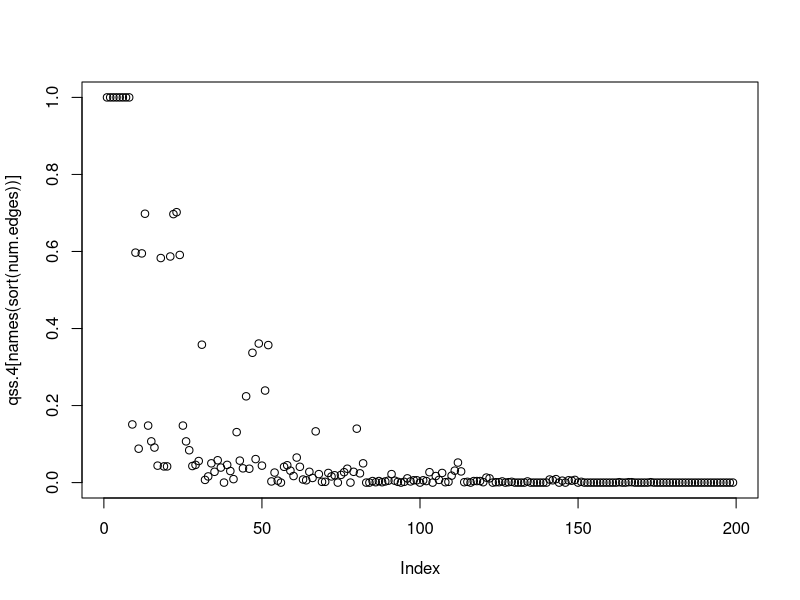

Reproduce this figure in R. (Note: this script raises an error after producing the figure.)
# Motif Dictionary
fournode <- list(
  id14 = matrix(c(2,1,3,1,4,1), ncol = 2, byrow = T),
  id28 = matrix(c(3,1,4,1,1,2), ncol = 2, byrow = T),
  id30 = matrix(c(3,1,4,1,1,2,2,1), ncol = 2, byrow = T),
  id74 = matrix(c(2,1,3,2,4,1), ncol = 2, byrow = T),
  id76 = matrix(c(3,1,3,2,4,1), ncol = 2, byrow = T),
  id78 = matrix(c(2,1,3,1,4,1,3,2), ncol = 2, byrow = T),
  id90 = matrix(c(2,1,1,2,3,2,4,1), ncol = 2, byrow = T),
  id92 = matrix(c(1,2,3,1,3,2,4,1), ncol = 2, byrow = T), 
  id94 = matrix(c(1,2,2,1,4,1,3,1,3,2), ncol = 2, byrow = T),
  id204 = matrix(c(3,1,3,2,4,1,4,2), ncol = 2, byrow = T),
  id206 = matrix(c(2,1,3,1,4,1,3,2,4,2), ncol = 2, byrow = T),
  id222 = matrix(c(2,1,3,1,4,1,3,2,4,2,1,2), ncol = 2, byrow = T),
  id280 = matrix(c(1,2,1,3,4,1), ncol = 2, byrow = T),
  id282 = matrix(c(1,2,1,3,4,1,2,1), ncol = 2, byrow = T),
  id286 = matrix(c(1,2,1,3,4,1,2,1,3,1), ncol = 2, byrow = T),
  id328 = matrix(c(1,3,4,1,3,2), ncol = 2, byrow = T),
  id330 = matrix(c(2,1,1,3,4,1,3,2), ncol = 2, byrow = T),
  id332 = matrix(c(4,1,3,2,3,1,1,3), ncol = 2, byrow = T),
  id334 = matrix(c(4,1,3,2,3,1,1,3,2,1), ncol = 2, byrow = T),
  id344 = matrix(c(4,1,3,2,3,1,1,3,1,2), ncol = 2, byrow = T),
  id346 = matrix(c(2,1,1,3,4,1,3,2,1,2), ncol = 2, byrow = T),
  id348 = matrix(c(4,1,3,2,3,1,1,3,1,2), ncol = 2, byrow = T),
  id350 = matrix(c(4,1,3,2,3,1,1,3,2,1,1,2), ncol = 2, byrow = T),
  id390 = matrix(c(2,1,1,3,3,1,4,2), ncol = 2, byrow = T),
  id392 = matrix(c(1,3,4,1,4,2), ncol = 2, byrow = T),
  id394 = matrix(c(2,1,1,3,4,1,4,2), ncol = 2, byrow = T),
  id396 = matrix(c(3,1,1,3,4,1,4,2), ncol = 2, byrow = T),
  id398 = matrix(c(2,1,1,3,3,1,4,2,4,1), ncol = 2, byrow = T),
  id404 = matrix(c(1,3,3,1,1,2,4,2), ncol = 2, byrow = T),
  id406 = matrix(c(1,3,3,1,1,2,2,1,4,2), ncol = 2, byrow = T),
  id408 = matrix(c(1,3,2,1,4,1,4,2), ncol = 2, byrow = T),
  id410 = matrix(c(2,1,1,3,4,2,4,1,1,2), ncol = 2, byrow = T),
  id412 = matrix(c(1,2,3,1,1,3,4,1,4,2), ncol = 2, byrow = T),
  id414 = matrix(c(1,2,3,1,1,3,4,1,4,2,2,1), ncol = 2, byrow = T),
  id454 = matrix(c(2,1,1,3,3,1,3,2,4,2), ncol = 2, byrow = T),
  id456 = matrix(c(1,3,4,1,2,3,4,2), ncol = 2, byrow = T),
  id458 = matrix(c(1,3,2,1,4,1,4,2,3,2), ncol = 2, byrow = T),
  id460 = matrix(c(1,3,3,1,4,1,4,2,3,2), ncol = 2, byrow = T),
  id462 = matrix(c(2,1,1,3,3,1,3,2,4,1,4,2), ncol = 2, byrow = T),
  id468 = matrix(c(1,2,1,3,3,1,3,2,4,2), ncol = 2, byrow = T),
  id470 = matrix(c(1,3,3,1,1,2,2,1,3,2,4,1,4,2), ncol = 2, byrow = T),
  id472 = matrix(c(1,3,1,2,4,1,4,2,3,2), ncol = 2, byrow = T),
  id474 = matrix(c(1,3,1,2,2,1,3,2,4,1,4,2), ncol = 2, byrow = T),
  id476 = matrix(c(1,3,3,1,1,2,3,2,4,1,4,2), ncol = 2, byrow = T),
  id478 = matrix(c(1,3,3,1,1,2,2,1,3,2,4,1,4,2), ncol = 2, byrow = T),
  id856 = matrix(c(1,3,1,2,2,3,3,2,4,1), ncol = 2, byrow = T),
  id858 = matrix(c(1,3,1,2,2,1,2,3,3,2,4,1), ncol = 2, byrow = T),
  id862 = matrix(c(1,3,3,1,1,2,2,1,2,3,3,2,4,1), ncol = 2, byrow = T),
  id904 = matrix(c(1,3,2,3,4,1,4,2), ncol = 2, byrow = T),
  id906 = matrix(c(1,3,2,1,2,3,4,1,4,2), ncol = 2, byrow = T),
  id908 = matrix(c(1,3,3,1,4,1,4,2,2,3), ncol = 2, byrow = T),
  id910 = matrix(c(1,3,3,1,2,1,2,3,4,1,4,2), ncol = 2, byrow = T),
  id922 = matrix(c(1,3,1,2,2,1,2,3,4,1,4,2), ncol = 2, byrow = T),
  id924 = matrix(c(1,3,3,1,1,2,2,3,4,1,4,2), ncol = 2, byrow = T),
  id926 = matrix(c(1,3,3,1,1,2,2,1,4,1,4,2,2,3), ncol = 2, byrow = T),
  id972 = matrix(c(1,3,3,1,2,3,3,2,4,1,4,2), ncol = 2, byrow = T),
  id974 = matrix(c(1,3,3,1,2,1,2,3,3,2,4,1,4,2), ncol = 2, byrow = T),
  id990 = matrix(c(1,3,3,1,1,2,2,1,2,3,3,2,4,1,4,2), ncol = 2, byrow = T),
  id2184 = matrix(c(4,1,4,2,4,3), ncol = 2, byrow = T),
  id2186 = matrix(c(4,1,4,2,4,3,2,1), ncol = 2, byrow = T),
  id2190 = matrix(c(4,1,4,2,4,3,2,1,3,1), ncol = 2, byrow = T),
  id2202 = matrix(c(1,2,2,1,4,1,4,2,4,3), ncol = 2, byrow = T),
  id2204 = matrix(c(3,1,1,2,4,1,4,2,4,3), ncol = 2, byrow = T),
  id2206 = matrix(c(1,2,2,1,3,1,4,1,4,2,4,3), ncol = 2, byrow = T),
  id2252 = matrix(c(3,1,3,2,4,1,4,2,4,3), ncol = 2, byrow = T),
  id2254 = matrix(c(3,1,2,1,3,2,4,1,4,2,4,3), ncol = 2, byrow = T),
  id2270 = matrix(c(1,2,2,1,3,1,3,2,4,1,4,2,4,3), ncol = 2, byrow = T),
  id2458 = matrix(c(1,2,2,1,1,3,4,1,4,2,4,3), ncol = 2, byrow = T),
  id2462 = matrix(c(1,3,3,1,1,2,2,1,4,1,4,2,4,3), ncol = 2, byrow = T),
  id2506 = matrix(c(1,3,2,1,3,2,4,1,4,2,4,3), ncol = 2, byrow = T),
  id2510 = matrix(c(1,3,3,1,2,1,3,2,4,1,4,2,4,3), ncol = 2, byrow = T),
  id2524 = matrix(c(1,2,1,3,3,1,3,2,4,1,4,2,4,3), ncol = 2, byrow = T),
  id2526 = matrix(c(1,2,2,1,1,3,3,1,3,2,4,1,4,2,4,3), ncol = 2, byrow = T),
  id3038 = matrix(c(1,2,2,1,1,3,3,1,3,2,2,3,4,1,4,2,4,3), ncol = 2, byrow = T),
  id4370 = matrix(c(1,3,1,2,2,1,4,1), ncol = 2, byrow = T),
  id4374 = matrix(c(1,3,3,1,1,2,2,1,4,1), ncol = 2, byrow = T),
  id4382 = matrix(c(1,2,2,1,1,3,3,1,1,4,4,1), ncol = 2, byrow = T),
  id4418 = matrix(c(1,3,2,1,1,4,3,2), ncol = 2, byrow = T),
  id4420 = matrix(c(1,3,3,1,3,2,1,4), ncol = 2, byrow = T),
  id4422 = matrix(c(1,3,3,1,3,2,2,1,1,4), ncol = 2, byrow = T),
  id4424 = matrix(c(1,3,3,2,4,1,1,4), ncol = 2, byrow = T),
  id4426 = matrix(c(1,3,2,1,3,2,1,4,4,1), ncol = 2, byrow = T),
  id4428 = matrix(c(1,3,3,1,1,4,4,1,3,2), ncol = 2, byrow = T),
  id4430 = matrix(c(1,3,3,1,2,1,1,4,4,1,3,2), ncol = 2, byrow = T),
  id4434 = matrix(c(3,1,1,2,2,1,1,4,3,2), ncol = 2, byrow = T),
  id4436 = matrix(c(1,3,3,1,1,2,1,4,3,2), ncol = 2, byrow = T),
  id4438 = matrix(c(1,2,2,1,1,3,3,1,3,2,1,4), ncol = 2, byrow = T),
  id4440 = matrix(c(1,3,1,2,1,4,4,1,3,2), ncol = 2, byrow = T),
  id4442 = matrix(c(1,3,1,2,2,1,1,4,4,1,3,2), ncol = 2, byrow = T),
  id4444 = matrix(c(1,3,3,1,1,4,4,1,1,2,3,2), ncol = 2, byrow = T),
  id4446 = matrix(c(1,3,3,1,1,4,4,1,1,2,2,1,3,2), ncol = 2, byrow = T),
  id4546 = matrix(c(1,3,2,1,1,4,4,2,3,2), ncol = 2, byrow = T),
  id4548 = matrix(c(1,3,3,1,1,4,3,2,4,2), ncol = 2, byrow = T),
  id4550 = matrix(c(1,3,3,1,2,1,1,4,3,2,4,2), ncol = 2, byrow = T),
  id4556 = matrix(c(1,3,3,1,1,4,3,2,4,2,4,1), ncol = 2, byrow = T),
  id4558 = matrix(c(1,3,3,1,1,4,4,1,4,2,2,1,3,2), ncol = 2, byrow = T),
  id4562 = matrix(c(1,3,1,2,2,1,3,2,4,2,1,4), ncol = 2, byrow = T),
  id4564 = matrix(c(1,3,3,1,1,2,1,4,3,2,4,2), ncol = 2, byrow = T),
  id4566 = matrix(c(1,3,3,1,1,2,2,1,3,2,4,2,1,4), ncol = 2, byrow = T),
  id4572 = matrix(c(1,3,3,1,1,2,3,2,4,2,1,4,4,1), ncol = 2, byrow = T),
  id4574 = matrix(c(1,2,2,1,1,3,3,1,1,4,4,1,3,2,4,2), ncol = 2, byrow = T),
  id4678 = matrix(c(3,1,2,1,1,4,3,2,2,3), ncol = 2, byrow = T),
  id4682 = matrix(c(2,1,1,4,4,1,2,3,3,2), ncol = 2, byrow = T),
  id4686 = matrix(c(3,1,2,1,1,4,4,1,2,3,3,2), ncol = 2, byrow = T),
  id4692 = matrix(c(3,1,1,2,1,4,2,3,3,2), ncol = 2, byrow = T),
  id4694 = matrix(c(1,2,2,1,1,4,2,3,3,2,3,1), ncol = 2, byrow = T),
  id4698 = matrix(c(1,2,2,1,2,3,3,2,1,4,4,1), ncol = 2, byrow = T),
  id4700 = matrix(c(3,1,1,2,1,4,4,1,2,3,3,2), ncol = 2, byrow = T),
  id4702 = matrix(c(3,1,1,2,2,1,1,4,4,1,2,3,3,2), ncol = 2, byrow = T),
  id4740 = matrix(c(3,1,4,2,1,4,2,3), ncol = 2, byrow = T),
  id4742 = matrix(c(3,1,4,2,1,4,2,3,2,1), ncol = 2, byrow = T),
  id4748 = matrix(c(3,1,4,2,1,4,2,3,4,1), ncol = 2, byrow = T),
  id4750 = matrix(c(3,1,2,1,1,4,4,1,2,3,4,2), ncol = 2, byrow = T),
  id4758 = matrix(c(1,2,2,1,3,1,4,2,2,3,1,4), ncol = 2, byrow = T),
  id4764 = matrix(c(1,2,3,1,2,3,1,4,4,1,4,2), ncol = 2, byrow = T),
  id4766 = matrix(c(1,2,2,1,1,4,4,1,3,1,2,3,4,2), ncol = 2, byrow = T),
  id4812 = matrix(c(3,1,4,2,1,4,4,1,2,3,3,2), ncol = 2, byrow = T),
  id4814 = matrix(c(3,1,4,2,1,4,4,1,2,3,3,2,2,1), ncol = 2, byrow = T),
  id4830 = matrix(c(3,1,4,2,1,4,4,1,2,3,3,2,2,1,1,2), ncol = 2, byrow = T),
  id4946 = matrix(c(1,2,2,1,1,3,1,4,2,3,3,2), ncol = 2, byrow = T),
  id4950 = matrix(c(1,2,2,1,1,3,3,1,2,3,3,2,1,4), ncol = 2, byrow = T),
  id4952 = matrix(c(1,2,1,3,1,4,4,1,2,3,3,2), ncol = 2, byrow = T),
  id4954 = matrix(c(1,2,1,3,1,4,4,1,2,3,3,2,2,1), ncol = 2, byrow = T),
  id4958 = matrix(c(1,2,1,3,1,4,4,1,2,3,3,2,2,1,3,1), ncol = 2, byrow = T),
  id4994 = matrix(c(2,1,1,3,1,4,2,3,4,2), ncol = 2, byrow = T),
  id4998 = matrix(c(2,1,1,3,1,4,2,3,4,2,3,1), ncol = 2, byrow = T),
  id5002 = matrix(c(2,1,1,3,1,4,2,3,4,2,4,1), ncol = 2, byrow = T),
  id5004 = matrix(c(1,3,3,1,1,4,4,1,2,3,4,2), ncol = 2, byrow = T),
  id5006 = matrix(c(1,3,3,1,2,1,1,4,4,1,2,3,4,2), ncol = 2, byrow = T),
  id5010 = matrix(c(1,3,1,2,2,1,1,4,2,3,4,2), ncol = 2, byrow = T),
  id5012 = matrix(c(1,3,3,1,1,2,1,4,2,3,4,2), ncol = 2, byrow = T),
  id5014 = matrix(c(1,3,3,1,1,2,2,1,1,4,2,3,4,2), ncol = 2, byrow = T),
  id5016 = matrix(c(1,3,1,2,1,4,4,1,2,3,4,2), ncol = 2, byrow = T),
  id5018 = matrix(c(1,2,2,1,1,3,1,4,4,1,2,3,4,2), ncol = 2, byrow = T),
  id5020 = matrix(c(1,3,3,1,1,4,4,1,1,2,2,3,4,2), ncol = 2, byrow = T),
  id5022 = matrix(c(1,2,2,1,1,3,3,1,1,4,4,1,2,3,4,2), ncol = 2, byrow = T),
  id5058 = matrix(c(1,3,2,1,1,4,2,3,3,2,4,2), ncol = 2, byrow = T),
  id5062 = matrix(c(1,3,3,1,2,1,1,4,2,3,3,2,4,2), ncol = 2, byrow = T),
  id5064 = matrix(c(1,3,1,4,2,3,3,2,4,1,4,2), ncol = 2, byrow = T),
  id5066 = matrix(c(1,3,1,4,4,1,2,3,3,2,2,1,4,2), ncol = 2, byrow = T),
  id5068 = matrix(c(1,3,3,1,1,4,4,1,2,3,3,2,4,2), ncol = 2, byrow = T),
  id5070 = matrix(c(1,3,3,1,1,4,4,1,2,3,3,2,4,2,2,1), ncol = 2, byrow = T),
  id5074 = matrix(c(1,3,1,4,4,1,2,3,3,2,4,2,2,1,1,2), ncol = 2, byrow = T),
  id5076 = matrix(c(1,3,3,1,2,3,3,2,1,4,1,2,4,2), ncol = 2, byrow = T),
  id5078 = matrix(c(1,3,3,1,1,2,2,1,2,3,3,2,4,2,1,4), ncol = 2, byrow = T),
  id5080 = matrix(c(1,3,1,2,2,3,3,2,4,2,1,4,4,1), ncol = 2, byrow = T),
  id5082 = matrix(c(1,3,1,2,2,3,3,2,4,2,1,4,4,1,2,1), ncol = 2, byrow = T),
  id5084 = matrix(c(1,3,1,2,2,3,3,2,4,2,1,4,4,1,3,1), ncol = 2, byrow = T),
  is5086 = matrix(c(1,3,3,1,1,2,2,1,2,3,3,2,4,2,1,4,4,1), ncol = 2, byrow = T),
  id6342 = matrix(c(2,1,3,1,1,4,3,2,4,3,4,2), ncol = 2, byrow = T),
  id6348 = matrix(c(3,1,3,2,1,4,4,1,4,3,4,2), ncol = 2, byrow = T),
  id6350 = matrix(c(2,1,1,4,4,1,4,2,4,3,3,2,3,1), ncol = 2, byrow = T),
  id6356 = matrix(c(1,2,1,4,4,2,4,3,3,2,3,1), ncol = 2, byrow = T),
  id6358 = matrix(c(1,2,2,1,1,4,4,2,4,3,3,2,3,1), ncol = 2, byrow = T),
  id6364 = matrix(c(1,2,1,4,4,2,4,3,3,2,3,1,4,1), ncol = 2, byrow = T),
  id6366 = matrix(c(1,2,1,4,4,2,4,3,3,2,3,1,4,1,2,1), ncol = 2, byrow = T),
  id6550 = matrix(c(1,3,3,1,1,2,2,1,1,4,4,3,4,2), ncol = 2, byrow = T),
  id6552 = matrix(c(1,3,1,2,1,4,4,1,4,2,4,3), ncol = 2, byrow = T),
  id6554 = matrix(c(1,3,1,2,1,4,4,1,4,2,4,3,2,1), ncol = 2, byrow = T),
  id6558 = matrix(c(1,3,1,2,1,4,4,1,4,2,4,3,2,1,3,1), ncol = 2, byrow = T),
  id6598 = matrix(c(1,3,3,1,2,1,1,4,3,2,4,3,4,2), ncol = 2, byrow = T),
  id6602 = matrix(c(1,3,2,1,1,4,4,1,3,2,4,3,4,2), ncol = 2, byrow = T),
  id6604 = matrix(c(1,3,3,1,1,4,4,1,3,2,4,3,4,2), ncol = 2, byrow = T),
  id6606 = matrix(c(1,3,3,1,1,4,4,1,2,1,3,2,4,3,4,2), ncol = 2, byrow = T),
  id6614 = matrix(c(1,3,3,1,1,2,2,1,3,2,1,4,4,2,4,3), ncol = 2, byrow = T),
  id6616 = matrix(c(1,3,1,2,1,4,4,1,3,2,4,2,4,3), ncol = 2, byrow = T),
  id6618 = matrix(c(1,2,2,1,1,3,1,4,4,1,3,2,4,2,4,3), ncol = 2, byrow = T),
  id6620 = matrix(c(1,3,3,1,1,2,1,4,4,1,3,2,4,2,4,3), ncol = 2, byrow = T),
  id6622 = matrix(c(1,2,2,1,1,3,3,1,1,4,4,1,4,2,4,3), ncol = 2, byrow = T),
  id6854 = matrix(c(3,1,2,1,1,4,2,3,3,2,4,2,4,3), ncol = 2, byrow = T),
  id6858 = matrix(c(2,1,2,3,3,2,1,4,4,1,4,2,4,3), ncol = 2, byrow = T),
  id6862 = matrix(c(3,1,2,1,1,4,4,1,2,3,3,2,4,2,4,3), ncol = 2, byrow = T),
  id6870 = matrix(c(1,2,2,1,3,1,1,4,2,3,3,2,4,2,4,3), ncol = 2, byrow = T),
  id6874 = matrix(c(1,2,2,1,1,4,4,1,2,3,3,2,4,2,4,3), ncol = 2, byrow = T),
  id6876 = matrix(c(1,2,3,1,1,4,4,1,2,3,3,2,4,2,4,3), ncol = 2, byrow = T),
  id6878 = matrix(c(3,1,1,2,2,1,1,4,4,1,2,3,3,2,4,2,4,3), ncol = 2, byrow = T),
  id7126 = matrix(c(1,3,3,1,1,2,2,1,2,3,3,2,1,4,4,2,4,3), ncol = 2, byrow = T),
  id7128 = matrix(c(1,3,1,2,1,4,4,1,2,3,3,2,4,2,4,3), ncol = 2, byrow = T),
  id7130 = matrix(c(1,2,2,1,1,3,1,4,4,1,2,3,3,2,4,2,4,3), ncol = 2, byrow = T),
  id7134 = matrix(c(1,2,2,1,1,3,3,1,1,4,4,1,2,3,3,2,4,2,4,3), ncol = 2, byrow = T),
  id13142 = matrix(c(1,2,2,1,1,3,3,1,2,3,3,2,1,4,2,4), ncol = 2, byrow = T),
  id13146 = matrix(c(1,2,2,1,1,3,1,4,4,1,2,3,3,2,2,4), ncol = 2, byrow = T),
  id13148 = matrix(c(1,3,3,1,1,2,2,4,1,4,4,1,2,3,3,2), ncol = 2, byrow = T),
  id13150 = matrix(c(1,3,3,1,1,2,2,1,1,4,4,1,2,3,3,2,2,4), ncol = 2, byrow = T),
  id13260 = matrix(c(1,3,3,1,2,4,4,2,1,4,4,1,2,3,3,2), ncol = 2, byrow = T),
  id13262 = matrix(c(1,3,3,1,2,4,4,2,1,4,4,1,2,3,3,2,2,1), ncol = 2, byrow = T),
  id13278 = matrix(c(1,3,3,1,2,4,4,2,1,4,4,1,2,3,3,2,1,2,2,1), ncol = 2, byrow = T),
  id14678 = matrix(c(1,3,3,1,2,4,1,4,3,2,1,2,2,1,4,3), ncol = 2, byrow = T),
  id14686 = matrix(c(1,2,2,1,1,3,3,1,1,4,4,1,3,2,2,4,4,3), ncol = 2, byrow = T),
  id14790 = matrix(c(1,3,3,1,2,1,1,4,3,2,2,4,4,2,4,3), ncol = 2, byrow = T),
  id14798 = matrix(c(1,3,3,1,1,4,4,1,3,2,2,1,2,4,4,2,4,3), ncol = 2, byrow = T),
  id14810 = matrix(c(1,2,2,1,1,3,1,4,4,1,3,2,2,4,4,2,4,3), ncol = 2, byrow = T),
  id14812 = matrix(c(1,3,3,1,1,2,1,4,4,1,3,2,4,3,4,2,2,4), ncol = 2, byrow = T),
  id14814 = matrix(c(1,3,3,1,1,2,1,4,4,1,3,2,4,3,4,2,2,4,2,1), ncol = 2, byrow = T),
  id15258 = matrix(c(1,3,1,4,4,1,1,2,2,1,2,3,2,4,4,2,4,3), ncol = 2, byrow = T),
  id15262 = matrix(c(1,3,3,1,1,4,4,1,1,2,2,1,2,3,2,4,4,2,4,3), ncol = 2, byrow = T),
  id15310 = matrix(c(1,3,3,1,2,1,1,4,4,1,2,3,3,2,4,3), ncol = 2, byrow = T),
  id15326 = matrix(c(1,3,3,1,1,2,2,1,1,4,4,1,2,3,3,2,2,4,4,2,4,3), ncol = 2, byrow = T),
  id31710 = matrix(c(1,3,3,1,1,2,2,1,1,4,4,1,2,3,3,2,2,4,4,2,4,3,3,4), ncol = 2, byrow = T)
)


#fivenode <- list()
#for(i in 1:500){
#  connect = FALSE
#  while(!connect){
#    e <- sample(4:20, 1, prob = c(rep(.1, 7), rep(.03, 10)))
#    fivenode[[i]] <- erdos.renyi.game(5, p.or.m = e, type = "gnm", directed = T)  
#    
#    comp <- c()
#    for(j in 1:length(fivenode)){
#      if(length(fivenode) == 1){break}
#      if(j > 1){j <- j-1}
#      test <- sum(get.adjacency(fivenode[[i]]) == get.adjacency(fivenode[[j]])) == 25
#      comp <- c(comp, test)
#    }
#    if(sum(comp) >= 1){connect = FALSE}else{connect <- is.connected(fivenode[[i]])}
#  }
#  print(i)
#}


# Convert adjacency lists into graph objects
require(igraph)
fournode.gr <- lapply(fournode, graph.edgelist)

# Create adjacency matrices
fournode.am <- lapply(fournode.gr, get.adjacency, sparse = F)
#fivenode.am <- lapply(fivenode, get.adjacency, sparse = F)

# motif_counter function from "web_functions.R"
motif_counter <- function(graph.lists, webs = NULL){
  require(igraph)
  
  if(!is.list(graph.lists)){
    stop("The input should be a list of graph objects")
  }
  
  triad.count <- lapply(graph.lists, triad.census)
  triad.matrix <- matrix(unlist(triad.count), nrow = length(graph.lists), ncol = 16, byrow = T)
  colnames(triad.matrix) <- c("empty", "single", "mutual", "s5", "s4", "s1", "d4",
                              "d3", "s2", "s3","d8", "d2", "d1", "d5", "d7", "d6")
  
  triad.df <- as.data.frame(triad.matrix)
  
  motif.data.frame <- data.frame(web = webs, s1 = triad.df$s1, s2 = triad.df$s2, s3 = triad.df$s3, s4 = triad.df$s4, 
                                 s5 = triad.df$s5, d1 = triad.df$d1, d2 = triad.df$d2, d3 = triad.df$d3, d4 = triad.df$d4,
                                 d5 = triad.df$d5, d6 = triad.df$d6, d7 = triad.df$d7, d8 = triad.df$d8)
  
  return(motif.data.frame)
}

# count motifs
mot.4 <- motif_counter(fournode.gr, names(fournode.gr))
subcount.4 <- mot.4[,2:14]

#mot.5 <- motif_counter(fivenode, 1:301)
#subcount.5 <- mot.5[,2:14]

# Stability analysis functions from "motifAnalysis.R"
conversion <- function(tm){
  for(i in 1:nrow(tm)){
    for(j in 1:ncol(tm)){
      if(tm[i,j] == 1 & tm[j,i] == 0){tm[j,i] <- -1}
    }
  }
  return(tm)
}

ran.unif <- function(motmat){
  newmat <- apply(motmat, c(1,2), function(x){
    if(x==1){runif(1, 0, 10)}else if(x==-1){runif(1, -1, 0)} else{0}
  })
  diag(newmat) <- runif(nrow(newmat), -1, 0)
  return(newmat)
}

maxRE <- function(rmat){
  lam.max <- max(Re(eigen(rmat)$values))
  return(lam.max)
}

eig.analysis <- function(n, matrices){
  cols <- length(matrices)
  rows <- n
  eigenMATRIX <- matrix(0, nrow = rows, ncol = cols)
  for(i in 1:n){
    ranmat <- lapply(matrices, ran.unif)
    
    eigs <- sapply(ranmat, maxRE)
    eigenMATRIX[i,] <- eigs
  }
  return(eigenMATRIX)
}


# run the stability analysis on four node subgraphs
fourN.co <- lapply(fournode.am, conversion)
system.time(
emat <- eig.analysis(1000, fourN.co)
)

qss.4 <- apply(emat, 2, function(x){sum(x < 0)/length(x)})
names(qss.4) <- names(fournode.am)

num.edges <- sapply(fournode.am, sum)

plot(qss.4[names(sort(num.edges))])
table(num.edges)


results <- data.frame(edges = num.edges, qss = qss.4)

sub2 <- cbind(subcount.4[,1:5], other = rowSums(subcount.4[,6:13]))

m <- apply(sub2, 2, mean)
s <- apply(sub2, 2, sd)


z <- (sub2 - m)/s

z.test <-  as.matrix(z)
summary(glm(qss.4~z.test, family = "quasibinomial"))

results2 <- cbind(results, z)


# five node stability
fiveN.co <- lapply(fivenode.am, conversion)
system.time(
  emat5 <- eig.analysis(1000, fiveN.co)
)

qss.5 <- apply(emat5, 2, function(x){sum(x < 0)/length(x)})


num.edges5 <- sapply(fivenode.am, sum)

table(num.edges5)


results5 <- data.frame(edges = num.edges5, qss = qss.5)

sub5 <- cbind(subcount.5[,1:5], other = rowSums(subcount.5[,6:13]))

m5 <- apply(sub5, 2, mean)
s5 <- apply(sub5, 2, sd)


z5 <- (sub5 - m5)/s5

z.test5 <-  as.matrix(z5)
summary(glm(qss.5~z.test5, family = "quasibinomial"))
